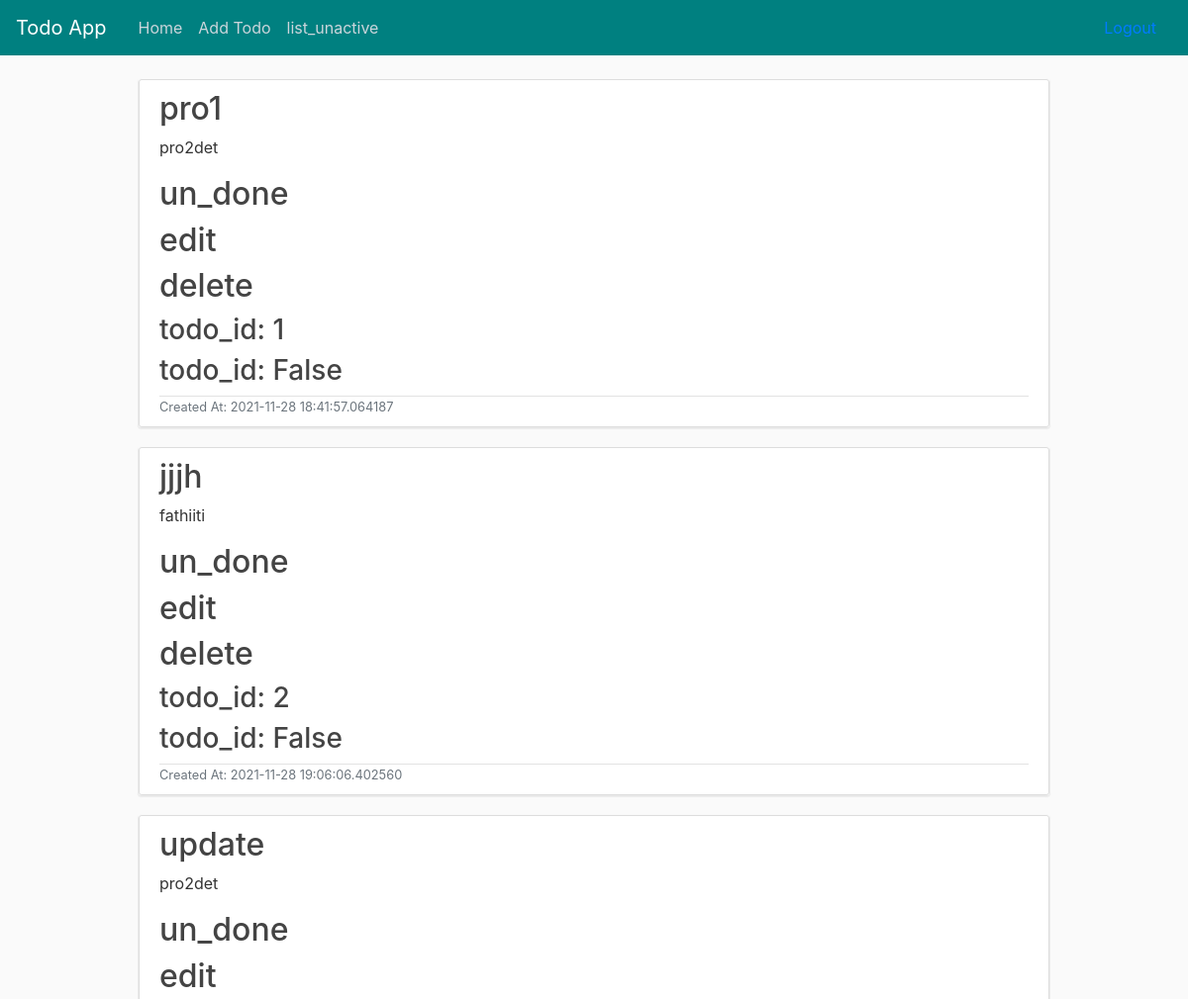
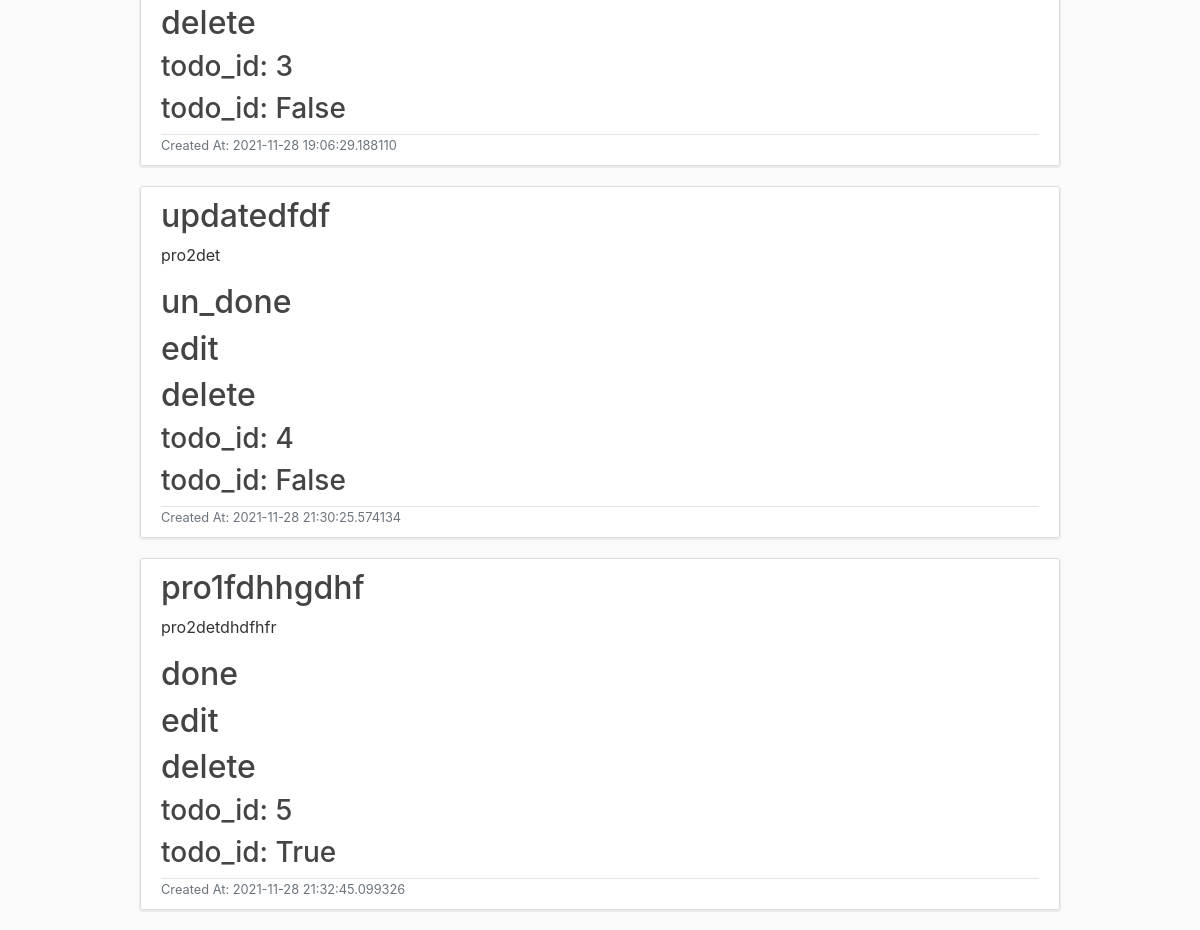
Screenshot of / (signed in) with the database file from the repository (2 pictures, top to bottom).
### app.py (models this page shows)
class Todo(db.Model):
    id=db.Column(db.Integer ,primary_key=True)
    title=db.Column(db.String(50),unique=True,nullable=False)
    description=db.Column(db.String(50), nullable=False)
    created_at=db.Column(db.DateTime, nullable=False,default=datetime.utcnow)
    is_done= db.Column(db.Boolean, default=False, nullable=False)
    user_id = db.Column(db.Integer, db.ForeignKey(
        'user.id'), nullable=True,)

### app.py (the view)
@app.route("/")
def index():
    todos=current_user.todos
    return render_template("index.html",todos=todos)

### app.py (called while the page is built)
@login_manager.user_loader
def load_user(user_id):
    return User.query.get(user_id)

    @property
    def is_authenticated(self):
        return True

### templates/index.html
{% extends "base.html" %}
{% block body %}
    {% for todo in todos %}
        <div class='todo-container'>
            <article class="media content-section">
                 <div class="media-body">
                   <h2><a class="todo-title" href="{{ url_for('get_todo', id=todo.id) }}">{{ todo.title }}</a></h2>
                   <p class="todo-content">{{ todo.description }}</p>
                   {% if todo.is_done%}
                   <h2><a class="todo-title" href="{{ url_for('done_todo', id=todo.id) }}">done</a></h2>
                   <h2><a class="todo-title" href="{{ url_for('edit_todo', id=todo.id) }}">edit</a></h2>
                   <h2><a class="todo-title" href="{{ url_for('delete_todo', id=todo.id) }}">delete</a></h2>
                   <h3>todo_id: {{ todo.id}}</h3>
                   <h3>todo_id: {{ todo.is_done}}</h3>
                   {% else %}
                   <h2><a class="todo-title" href="{{ url_for('done_todo', id=todo.id) }}">un_done</a></h2>
                   <h2><a class="todo-title" href="{{ url_for('edit_todo', id=todo.id) }}">edit</a></h2>
                   <h2><a class="todo-title" href="{{ url_for('delete_todo', id=todo.id) }}">delete</a></h2>
                   <h3>todo_id: {{ todo.id}}</h3>
                   <h3>todo_id: {{ todo.is_done}}</h3>
                   {% endif %}
                   <div class="todo-metadata d-flex justify-content-between">
                       <small class="text-muted">Created At: {{ todo.created_at }}</small>
                    </div>
                 </div>
               </article>
        </div>
    {% endfor %}
{% endblock %}

### templates/base.html (shortened to what this page needs)
<!DOCTYPE html>
<html class="no-js">
  <head>
    {% block head %}
    <link
      rel="stylesheet"
      href="https://stackpath.bootstrapcdn.com/bootstrap/4.5.0/css/bootstrap.min.css"
    />
    <link
      rel="stylesheet"
      href="/static/styles.css"
    />
    {% endblock %}
  </head>
  <body>
    {% include "header.html" %}
    <main class="container">
      <div class="row">
        <div class="col-md-10 offset-md-1">
            {% block body %} {% endblock %}
        </div>
      </div>
    </main>
  </body>
</html>

### templates/header.html (shortened to what this page needs)
<header class="app-header">
    <nav class="navbar navbar-expand-md navbar-dark bg-teal fixed-top">
        <a class="navbar-brand mr-4" href="/">Todo App</a>
        <div class="collapse navbar-collapse" id="navbarToggle">
          {% if current_user.is_authenticated %}
              <div class="navbar-nav mr-auto">
                <a class="nav-item nav-link" href="{{ url_for('index') }}">Home</a>
                <a class="nav-item nav-link" href="{{ url_for('create_todo') }}">Add Todo</a>
                <a class="nav-item nav-link" href="{{ url_for('index_unactive') }}">list_unactive</a>
              </div>
              <a class="nav-item nav-link" href="{{ url_for('logout') }}">Logout</a>
            {% else %}
            <div class="navbar-nav ml-auto">
              <a class="nav-item nav-link" href="{{ url_for('register') }}">Register</a>
              <a class="nav-item nav-link" href="{{ url_for('login') }}">Login</a>
            </div>
          {% endif %}
        </div>
    </nav>
  </header>

### static/styles.css (style rules this page uses)
body { background: #fafafa; color: #333333; margin-top: 5rem; }
h1, h2, h3, h4, h5, h6 { color: #444444; }
.app-header .navbar-nav .nav-link { color: #cbd5db; transition: 0.3s color ease-in; }
.bg-teal { background-color: teal; }
.todo-container { background: #ffffff; transition: 0.3s; }
.content-section { padding: 10px 20px; border: 1px solid #dddddd; border-radius: 3px; margin-bottom: 20px; box-shadow: 0 1px 1px 1px rgba(200, 200, 200, 0.3); }
.todo-title { color: #444444; }
.todo-content { white-space: pre-line; }
.todo-metadata { padding-top: 1px; margin-top: 4px; border-top: 1px solid #e3e3e3; }

### rows the page displays
Todo: title "pro1", description "pro2det", id "1", is_done "False", created_at "2021-11-28 18:41:57.064187"
Todo: title "jjjh", description "fathiiti", id "2", is_done "False", created_at "2021-11-28 19:06:06.402560"
Todo: title "update", description "pro2det", id "3", is_done "False", created_at "2021-11-28 19:06:29.188110"
Todo: title "updatedfdf", description "pro2det", id "4", is_done "False", created_at "2021-11-28 21:30:25.574134"
Todo: title "pro1fdhhgdhf", description "pro2detdhdfhfr", id "5", is_done "True", created_at "2021-11-28 21:32:45.099326"
